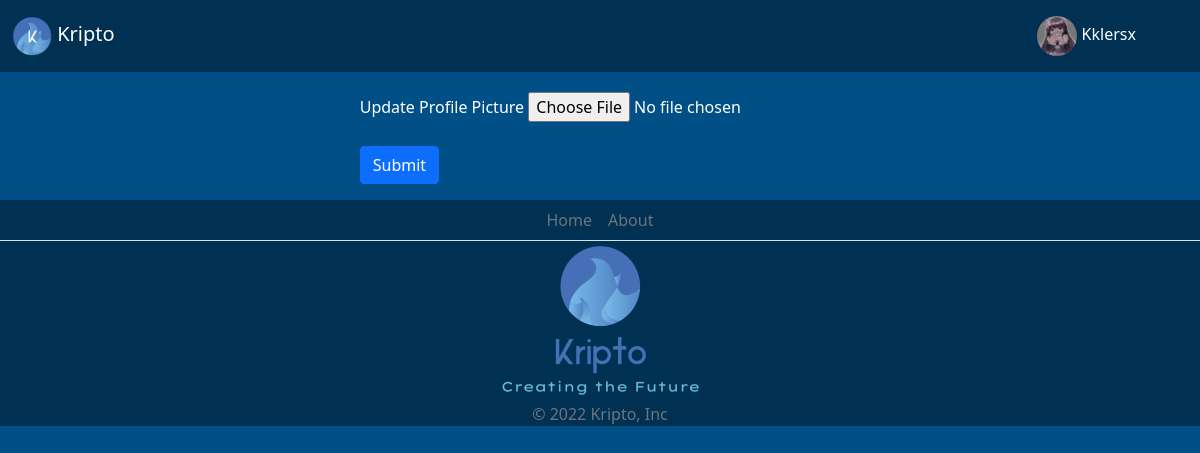
The page /account/change_profile_picture (signed in) on the database its author committed.
### data/users.py (models this page shows, shortened)
class User(SqlAlchemyBase, UserMixin):
    __tablename__ = 'user'
    id = sqlalchemy.Column(sqlalchemy.Integer, primary_key=True, autoincrement=True)
    username = sqlalchemy.Column(sqlalchemy.String, nullable=True)
    email = sqlalchemy.Column(sqlalchemy.String, index=True, unique=True, nullable=True)
    hashed_password = sqlalchemy.Column(sqlalchemy.String, nullable=True)
    modified_date = sqlalchemy.Column(sqlalchemy.DateTime, default=datetime.datetime.now)
    image_file = sqlalchemy.Column(sqlalchemy.String(20), nullable=False, default='static/img/profile_pics/default.png')

### change.py (the view, shortened to what this page needs)
@change.route('/account/change_profile_picture', methods=['GET', 'POST'])
@login_required
def change_profile_picture():
    form = ChangeProfileImage()
    image_file = url_for('static', filename='img/profile_pics/' + current_user.image_file)
    return render_template('change_profile_picture.html',
                           image_file=image_file, form=form)

### form/change_profile_image.py
class ChangeProfileImage(FlaskForm):
    picture = FileField('Update Profile Picture', validators=[FileAllowed(['jpg', 'png']), DataRequired()])
    submit = SubmitField('Submit')

### data/db_session.py (called while the page is built)
def create_session() -> Session:
    global __factory
    return __factory()

### main.py (called while the page is built)
@login_manager.user_loader
def load_user(user_id):
    db_sess = db_session.create_session()
    return db_sess.query(User).get(user_id)

### templates/change_profile_picture.html (shortened to what this page needs)
{% extends "base.html" %}
{% block content %}
<main role="main" class="container-fluid d-flex h-100 justify-content-center align-items-center p-0" style="margin-top: 20px">
   <form method="POST" action="" enctype="multipart/form-data">
     <fieldset class="form-group">
       <div class="form-group">
                    {{ form.picture.label() }}
                    {{ form.picture(class="form-control-file") }}
                </div>
        </fieldset>
        <br>
        <p>{{ form.submit(type="submit", class="btn btn-primary") }}</p>
</main>
{% endblock %}

### templates/base.html (shortened to what this page needs)
<!doctype html>
<html lang="en">
<head>
    <link href="https://cdn.jsdelivr.net/npm/bootstrap@5.0.2/dist/css/bootstrap.min.css" rel="stylesheet">
</head>
<body style='background-color: #004F86; color: #FFFFFF;'>
    <header>
        <nav class="navbar navbar-expand-lg navbar-dark" style="background-color: #003153;">
        <div class="container-fluid">
          <a class="navbar-brand" href="{{ url_for('index') }}">
            <img src="../static/img/Kripto_logo_mini.png" width="40" height="40" class="rounded mx-right" alt="">
            Kripto
          </a>
          {% if current_user.is_authenticated %}
            <div class="navbar-collapse collapse show" id="navbarSupportedContent" style="direction: ltr;">
              <ul class="navbar-nav me-auto mb-2 mb-lg-0" style="padding-left: 85%;">
                <li class="nav-item">
                  <a class="nav-link active" aria-current="page" href="{{ url_for('account') }}">
                    <img src="../{{ current_user.image_file }}" alt="avatar" class="rounded-circle mx-left" style="width: 40px;">
                    {{ current_user.username }}
                  </a>
                </li>
              </ul>
            </div>
          {% endif %}
        </div>
      </nav>
    </header>
    <main role="main" class="container">
        {% block content %}
        {% endblock %}
    </main>
</body>
<div class='text-center text-lg-start text-muted' style="background-color: #003153;">
  <footer class="text-center text-lg-start text-muted">
      <ul class="nav justify-content-center border-bottom">
        <li class="nav-item"><a href="{{ url_for('index') }}" class="nav-link px-2 text-muted">Home</a></li>
        <li class="nav-item"><a href="{{ url_for('about') }}" class="nav-link px-2 text-muted">About</a></li>
      </ul>
      <img src="../static/img/Kripto_logo.png" width="210" height="160.75" class="rounded mx-auto d-block" alt="">
      <p class="text-center text-muted">© 2022 Kripto, Inc</p>
  </footer>
</div>
</html>

### rows shown on the page
User: image_file (picture), username "Kklersx"
